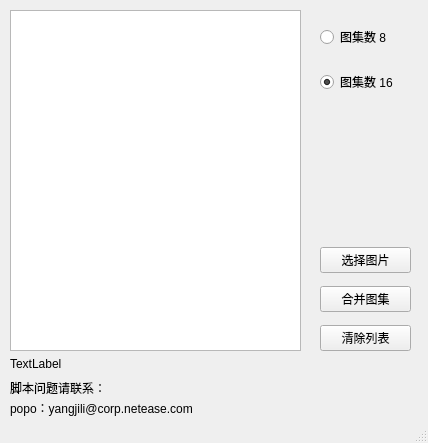
<?xml version="1.0" encoding="UTF-8"?>
<ui version="4.0">
 <class>MainWindow</class>
 <widget class="QMainWindow" name="MainWindow">
  <property name="geometry">
   <rect>
    <x>0</x>
    <y>0</y>
    <width>428</width>
    <height>443</height>
   </rect>
  </property>
  <property name="windowTitle">
   <string>合并图集工具</string>
  </property>
  <widget class="QWidget" name="centralwidget">
   <widget class="QWidget" name="verticalLayoutWidget_2">
    <property name="geometry">
     <rect>
      <x>320</x>
      <y>10</y>
      <width>91</width>
      <height>101</height>
     </rect>
    </property>
    <layout class="QVBoxLayout" name="verticalLayout_2">
     <property name="sizeConstraint">
      <enum>QLayout::SetDefaultConstraint</enum>
     </property>
     <item>
      <widget class="QRadioButton" name="radioButton">
       <property name="sizePolicy">
        <sizepolicy hsizetype="Minimum" vsizetype="Fixed">
         <horstretch>0</horstretch>
         <verstretch>0</verstretch>
        </sizepolicy>
       </property>
       <property name="text">
        <string>图集数 8</string>
       </property>
      </widget>
     </item>
     <item>
      <widget class="QRadioButton" name="radioButton_2">
       <property name="text">
        <string>图集数 16</string>
       </property>
       <property name="checked">
        <bool>true</bool>
       </property>
      </widget>
     </item>
    </layout>
   </widget>
   <widget class="QWidget" name="verticalLayoutWidget">
    <property name="geometry">
     <rect>
      <x>10</x>
      <y>10</y>
      <width>291</width>
      <height>361</height>
     </rect>
    </property>
    <layout class="QVBoxLayout" name="verticalLayout">
     <item>
      <widget class="QListWidget" name="listWidget">
       <property name="currentRow">
        <number>-1</number>
       </property>
      </widget>
     </item>
     <item>
      <widget class="QLabel" name="label">
       <property name="text">
        <string>TextLabel</string>
       </property>
      </widget>
     </item>
    </layout>
   </widget>
   <widget class="QWidget" name="verticalLayoutWidget_3">
    <property name="geometry">
     <rect>
      <x>320</x>
      <y>240</y>
      <width>91</width>
      <height>121</height>
     </rect>
    </property>
    <layout class="QVBoxLayout" name="verticalLayout_3">
     <item>
      <widget class="QPushButton" name="bt_selectImgs">
       <property name="text">
        <string>选择图片</string>
       </property>
      </widget>
     </item>
     <item>
      <widget class="QPushButton" name="bt_combineImgs">
       <property name="text">
        <string>合并图集</string>
       </property>
      </widget>
     </item>
     <item>
      <widget class="QPushButton" name="bt_clearImgs">
       <property name="text">
        <string>清除列表</string>
       </property>
      </widget>
     </item>
    </layout>
   </widget>
   <widget class="QLabel" name="label_2">
    <property name="geometry">
     <rect>
      <x>10</x>
      <y>380</y>
      <width>101</width>
      <height>16</height>
     </rect>
    </property>
    <property name="text">
     <string>脚本问题请联系：</string>
    </property>
   </widget>
   <widget class="QLabel" name="label_3">
    <property name="geometry">
     <rect>
      <x>10</x>
      <y>400</y>
      <width>261</width>
      <height>16</height>
     </rect>
    </property>
    <property name="text">
     <string>popo：yangjili@corp.netease.com</string>
    </property>
   </widget>
  </widget>
  <widget class="QStatusBar" name="statusbar"/>
 </widget>
 <resources/>
 <connections/>
</ui>
